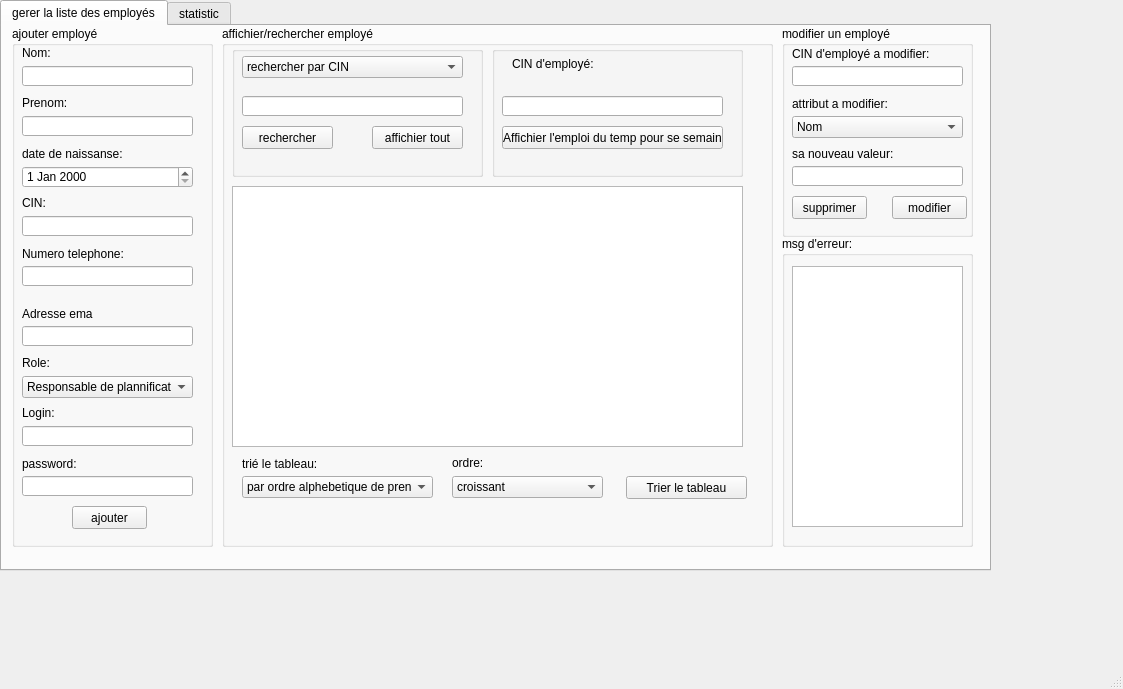
<?xml version="1.0" encoding="UTF-8"?>
<ui version="4.0">
 <class>MainWindow</class>
 <widget class="QMainWindow" name="MainWindow">
  <property name="geometry">
   <rect>
    <x>0</x>
    <y>0</y>
    <width>1123</width>
    <height>689</height>
   </rect>
  </property>
  <property name="windowTitle">
   <string>gestion des employés</string>
  </property>
  <widget class="QWidget" name="centralwidget">
   <widget class="QTabWidget" name="tabWidget">
    <property name="geometry">
     <rect>
      <x>0</x>
      <y>0</y>
      <width>991</width>
      <height>571</height>
     </rect>
    </property>
    <property name="currentIndex">
     <number>0</number>
    </property>
    <widget class="QWidget" name="tab">
     <attribute name="title">
      <string>gerer la liste des employés</string>
     </attribute>
     <widget class="QGroupBox" name="groupBox">
      <property name="geometry">
       <rect>
        <x>10</x>
        <y>0</y>
        <width>201</width>
        <height>521</height>
       </rect>
      </property>
      <property name="title">
       <string>ajouter employé</string>
      </property>
      <widget class="QLabel" name="label">
       <property name="geometry">
        <rect>
         <x>10</x>
         <y>20</y>
         <width>47</width>
         <height>14</height>
        </rect>
       </property>
       <property name="text">
        <string>Nom:</string>
       </property>
      </widget>
      <widget class="QLineEdit" name="ajout_nom">
       <property name="geometry">
        <rect>
         <x>10</x>
         <y>40</y>
         <width>171</width>
         <height>20</height>
        </rect>
       </property>
      </widget>
      <widget class="QLabel" name="label_2">
       <property name="geometry">
        <rect>
         <x>10</x>
         <y>70</y>
         <width>47</width>
         <height>14</height>
        </rect>
       </property>
       <property name="text">
        <string>Prenom:</string>
       </property>
      </widget>
      <widget class="QLineEdit" name="ajout_prenom">
       <property name="geometry">
        <rect>
         <x>10</x>
         <y>90</y>
         <width>171</width>
         <height>20</height>
        </rect>
       </property>
      </widget>
      <widget class="QLabel" name="label_3">
       <property name="geometry">
        <rect>
         <x>10</x>
         <y>120</y>
         <width>101</width>
         <height>16</height>
        </rect>
       </property>
       <property name="text">
        <string>date de naissanse:</string>
       </property>
      </widget>
      <widget class="QLabel" name="label_4">
       <property name="geometry">
        <rect>
         <x>10</x>
         <y>330</y>
         <width>47</width>
         <height>14</height>
        </rect>
       </property>
       <property name="text">
        <string>Role:</string>
       </property>
      </widget>
      <widget class="QLabel" name="label_5">
       <property name="geometry">
        <rect>
         <x>10</x>
         <y>380</y>
         <width>47</width>
         <height>14</height>
        </rect>
       </property>
       <property name="text">
        <string>Login:</string>
       </property>
      </widget>
      <widget class="QLineEdit" name="ajout_login">
       <property name="geometry">
        <rect>
         <x>10</x>
         <y>400</y>
         <width>171</width>
         <height>20</height>
        </rect>
       </property>
      </widget>
      <widget class="QLabel" name="label_6">
       <property name="geometry">
        <rect>
         <x>10</x>
         <y>430</y>
         <width>61</width>
         <height>16</height>
        </rect>
       </property>
       <property name="text">
        <string>password:</string>
       </property>
      </widget>
      <widget class="QLineEdit" name="ajout_password">
       <property name="geometry">
        <rect>
         <x>10</x>
         <y>450</y>
         <width>171</width>
         <height>20</height>
        </rect>
       </property>
      </widget>
      <widget class="QDateEdit" name="ajout_date">
       <property name="geometry">
        <rect>
         <x>10</x>
         <y>140</y>
         <width>171</width>
         <height>22</height>
        </rect>
       </property>
      </widget>
      <widget class="QPushButton" name="pushButton_ajout">
       <property name="geometry">
        <rect>
         <x>60</x>
         <y>480</y>
         <width>75</width>
         <height>23</height>
        </rect>
       </property>
       <property name="text">
        <string>ajouter</string>
       </property>
      </widget>
      <widget class="QLabel" name="label_7">
       <property name="geometry">
        <rect>
         <x>10</x>
         <y>170</y>
         <width>47</width>
         <height>14</height>
        </rect>
       </property>
       <property name="text">
        <string>CIN:</string>
       </property>
      </widget>
      <widget class="QLineEdit" name="ajout_cin">
       <property name="geometry">
        <rect>
         <x>10</x>
         <y>190</y>
         <width>171</width>
         <height>20</height>
        </rect>
       </property>
       <property name="maxLength">
        <number>8</number>
       </property>
       <property name="clearButtonEnabled">
        <bool>false</bool>
       </property>
      </widget>
      <widget class="QLabel" name="label_8">
       <property name="geometry">
        <rect>
         <x>10</x>
         <y>220</y>
         <width>101</width>
         <height>16</height>
        </rect>
       </property>
       <property name="text">
        <string>Numero telephone:</string>
       </property>
      </widget>
      <widget class="QLineEdit" name="ajout_num">
       <property name="geometry">
        <rect>
         <x>10</x>
         <y>240</y>
         <width>171</width>
         <height>20</height>
        </rect>
       </property>
       <property name="maxLength">
        <number>8</number>
       </property>
      </widget>
      <widget class="QLabel" name="label_9">
       <property name="geometry">
        <rect>
         <x>10</x>
         <y>280</y>
         <width>71</width>
         <height>16</height>
        </rect>
       </property>
       <property name="text">
        <string>Adresse email:</string>
       </property>
      </widget>
      <widget class="QLineEdit" name="ajout_email">
       <property name="geometry">
        <rect>
         <x>10</x>
         <y>300</y>
         <width>171</width>
         <height>20</height>
        </rect>
       </property>
      </widget>
      <widget class="QComboBox" name="ajout_role">
       <property name="geometry">
        <rect>
         <x>10</x>
         <y>350</y>
         <width>171</width>
         <height>22</height>
        </rect>
       </property>
       <property name="editable">
        <bool>false</bool>
       </property>
       <item>
        <property name="text">
         <string>Responsable de plannification</string>
        </property>
       </item>
       <item>
        <property name="text">
         <string>Responsable resourse humaine</string>
        </property>
       </item>
       <item>
        <property name="text">
         <string>chauffeur</string>
        </property>
       </item>
      </widget>
     </widget>
     <widget class="QGroupBox" name="groupBox_8">
      <property name="geometry">
       <rect>
        <x>220</x>
        <y>0</y>
        <width>551</width>
        <height>521</height>
       </rect>
      </property>
      <property name="title">
       <string>affichier/rechercher employé</string>
      </property>
      <widget class="QGroupBox" name="groupBox_9">
       <property name="geometry">
        <rect>
         <x>270</x>
         <y>20</y>
         <width>251</width>
         <height>131</height>
        </rect>
       </property>
       <property name="title">
        <string/>
       </property>
       <widget class="QLabel" name="label_17">
        <property name="geometry">
         <rect>
          <x>20</x>
          <y>10</y>
          <width>81</width>
          <height>16</height>
         </rect>
        </property>
        <property name="text">
         <string>CIN d'employé:</string>
        </property>
       </widget>
       <widget class="QLineEdit" name="lineEdit_14">
        <property name="geometry">
         <rect>
          <x>10</x>
          <y>50</y>
          <width>221</width>
          <height>20</height>
         </rect>
        </property>
       </widget>
       <widget class="QPushButton" name="pushButton_8">
        <property name="geometry">
         <rect>
          <x>10</x>
          <y>80</y>
          <width>221</width>
          <height>23</height>
         </rect>
        </property>
        <property name="text">
         <string>Affichier l'emploi du temp pour se semain</string>
        </property>
       </widget>
      </widget>
      <widget class="QGroupBox" name="groupBox_10">
       <property name="geometry">
        <rect>
         <x>10</x>
         <y>20</y>
         <width>251</width>
         <height>131</height>
        </rect>
       </property>
       <property name="title">
        <string/>
       </property>
       <widget class="QPushButton" name="pushButton_9">
        <property name="geometry">
         <rect>
          <x>10</x>
          <y>80</y>
          <width>91</width>
          <height>23</height>
         </rect>
        </property>
        <property name="text">
         <string>rechercher</string>
        </property>
       </widget>
       <widget class="QPushButton" name="pushButton_aff">
        <property name="geometry">
         <rect>
          <x>140</x>
          <y>80</y>
          <width>91</width>
          <height>23</height>
         </rect>
        </property>
        <property name="text">
         <string>affichier tout</string>
        </property>
       </widget>
       <widget class="QLineEdit" name="lineEdit_15">
        <property name="geometry">
         <rect>
          <x>10</x>
          <y>50</y>
          <width>221</width>
          <height>20</height>
         </rect>
        </property>
       </widget>
       <widget class="QComboBox" name="comboBox_5">
        <property name="geometry">
         <rect>
          <x>10</x>
          <y>10</y>
          <width>221</width>
          <height>22</height>
         </rect>
        </property>
        <item>
         <property name="text">
          <string>rechercher par CIN</string>
         </property>
        </item>
        <item>
         <property name="text">
          <string>rechercher par nom</string>
         </property>
        </item>
        <item>
         <property name="text">
          <string>rechercher par prenom</string>
         </property>
        </item>
        <item>
         <property name="text">
          <string>rechercher par role</string>
         </property>
        </item>
       </widget>
      </widget>
      <widget class="QLabel" name="label_21">
       <property name="geometry">
        <rect>
         <x>20</x>
         <y>430</y>
         <width>81</width>
         <height>16</height>
        </rect>
       </property>
       <property name="text">
        <string>trié le tableau:</string>
       </property>
      </widget>
      <widget class="QComboBox" name="comboBox_7">
       <property name="geometry">
        <rect>
         <x>20</x>
         <y>450</y>
         <width>191</width>
         <height>22</height>
        </rect>
       </property>
       <item>
        <property name="text">
         <string>par ordre alphebetique de prenom</string>
        </property>
       </item>
       <item>
        <property name="text">
         <string>par ordre alphebetique de nom</string>
        </property>
       </item>
       <item>
        <property name="text">
         <string>par ordre alphebetique de login</string>
        </property>
       </item>
       <item>
        <property name="text">
         <string>par ordre alphebetique de email</string>
        </property>
       </item>
      </widget>
      <widget class="QPushButton" name="pushButton_11">
       <property name="geometry">
        <rect>
         <x>404</x>
         <y>450</y>
         <width>121</width>
         <height>23</height>
        </rect>
       </property>
       <property name="text">
        <string>Trier le tableau</string>
       </property>
      </widget>
      <widget class="QLabel" name="label_22">
       <property name="geometry">
        <rect>
         <x>230</x>
         <y>430</y>
         <width>47</width>
         <height>14</height>
        </rect>
       </property>
       <property name="text">
        <string>ordre:</string>
       </property>
      </widget>
      <widget class="QComboBox" name="comboBox_8">
       <property name="geometry">
        <rect>
         <x>230</x>
         <y>450</y>
         <width>151</width>
         <height>22</height>
        </rect>
       </property>
       <item>
        <property name="text">
         <string>croissant</string>
        </property>
       </item>
       <item>
        <property name="text">
         <string>décroissant</string>
        </property>
       </item>
      </widget>
      <widget class="QTableView" name="tableView">
       <property name="geometry">
        <rect>
         <x>10</x>
         <y>160</y>
         <width>511</width>
         <height>261</height>
        </rect>
       </property>
      </widget>
     </widget>
     <widget class="QGroupBox" name="groupBox_2">
      <property name="geometry">
       <rect>
        <x>780</x>
        <y>0</y>
        <width>191</width>
        <height>211</height>
       </rect>
      </property>
      <property name="title">
       <string>modifier un employé</string>
      </property>
      <widget class="QLabel" name="label_10">
       <property name="geometry">
        <rect>
         <x>10</x>
         <y>20</y>
         <width>151</width>
         <height>16</height>
        </rect>
       </property>
       <property name="text">
        <string>CIN d'employé a modifier:</string>
       </property>
      </widget>
      <widget class="QLineEdit" name="cin_mod">
       <property name="geometry">
        <rect>
         <x>10</x>
         <y>40</y>
         <width>171</width>
         <height>20</height>
        </rect>
       </property>
      </widget>
      <widget class="QLabel" name="label_12">
       <property name="geometry">
        <rect>
         <x>10</x>
         <y>70</y>
         <width>141</width>
         <height>16</height>
        </rect>
       </property>
       <property name="text">
        <string>attribut a modifier:</string>
       </property>
      </widget>
      <widget class="QComboBox" name="attribut_mod">
       <property name="geometry">
        <rect>
         <x>10</x>
         <y>90</y>
         <width>171</width>
         <height>22</height>
        </rect>
       </property>
       <item>
        <property name="text">
         <string>Nom</string>
        </property>
       </item>
       <item>
        <property name="text">
         <string>Prenom</string>
        </property>
       </item>
       <item>
        <property name="text">
         <string>CIN</string>
        </property>
       </item>
       <item>
        <property name="text">
         <string>Role</string>
        </property>
       </item>
       <item>
        <property name="text">
         <string>Email</string>
        </property>
       </item>
       <item>
        <property name="text">
         <string>Telephone</string>
        </property>
       </item>
      </widget>
      <widget class="QLabel" name="label_13">
       <property name="geometry">
        <rect>
         <x>10</x>
         <y>120</y>
         <width>101</width>
         <height>16</height>
        </rect>
       </property>
       <property name="text">
        <string>sa nouveau valeur:</string>
       </property>
      </widget>
      <widget class="QLineEdit" name="mod_val">
       <property name="geometry">
        <rect>
         <x>10</x>
         <y>140</y>
         <width>171</width>
         <height>20</height>
        </rect>
       </property>
      </widget>
      <widget class="QPushButton" name="pushButton_mod">
       <property name="geometry">
        <rect>
         <x>110</x>
         <y>170</y>
         <width>75</width>
         <height>23</height>
        </rect>
       </property>
       <property name="text">
        <string>modifier</string>
       </property>
      </widget>
      <widget class="QPushButton" name="pushButton_supp">
       <property name="geometry">
        <rect>
         <x>10</x>
         <y>170</y>
         <width>75</width>
         <height>23</height>
        </rect>
       </property>
       <property name="text">
        <string>supprimer</string>
       </property>
      </widget>
     </widget>
     <widget class="QGroupBox" name="groupBox_4">
      <property name="geometry">
       <rect>
        <x>780</x>
        <y>210</y>
        <width>191</width>
        <height>311</height>
       </rect>
      </property>
      <property name="title">
       <string>msg d'erreur:</string>
      </property>
      <widget class="QTextBrowser" name="textBrowser">
       <property name="geometry">
        <rect>
         <x>10</x>
         <y>30</y>
         <width>171</width>
         <height>261</height>
        </rect>
       </property>
      </widget>
     </widget>
    </widget>
    <widget class="QWidget" name="tab_2">
     <attribute name="title">
      <string>statistic</string>
     </attribute>
     <widget class="QPushButton" name="pushButton_2">
      <property name="geometry">
       <rect>
        <x>150</x>
        <y>460</y>
        <width>75</width>
        <height>23</height>
       </rect>
      </property>
      <property name="text">
       <string>Exporter</string>
      </property>
     </widget>
     <widget class="QFrame" name="frame">
      <property name="geometry">
       <rect>
        <x>30</x>
        <y>40</y>
        <width>811</width>
        <height>411</height>
       </rect>
      </property>
      <property name="frameShape">
       <enum>QFrame::StyledPanel</enum>
      </property>
      <property name="frameShadow">
       <enum>QFrame::Raised</enum>
      </property>
     </widget>
     <widget class="QLineEdit" name="lineEdit">
      <property name="geometry">
       <rect>
        <x>250</x>
        <y>460</y>
        <width>321</width>
        <height>20</height>
       </rect>
      </property>
      <property name="text">
       <string/>
      </property>
      <property name="placeholderText">
       <string>                                  Full file destination</string>
      </property>
     </widget>
     <widget class="QPushButton" name="pushButton">
      <property name="geometry">
       <rect>
        <x>590</x>
        <y>460</y>
        <width>121</width>
        <height>23</height>
       </rect>
      </property>
      <property name="text">
       <string>Use preset destination</string>
      </property>
     </widget>
    </widget>
   </widget>
  </widget>
  <widget class="QStatusBar" name="statusbar"/>
  <widget class="QMenuBar" name="menubar">
   <property name="geometry">
    <rect>
     <x>0</x>
     <y>0</y>
     <width>1123</width>
     <height>26</height>
    </rect>
   </property>
  </widget>
 </widget>
 <resources/>
 <connections/>
</ui>
